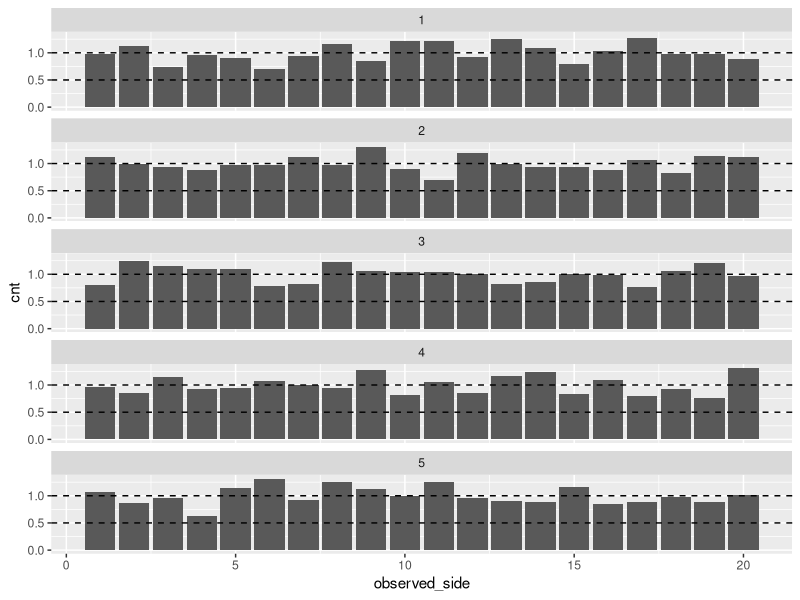

Reproduce this figure in R.
## ---- chunk 1
knitr::opts_chunk$set(echo = TRUE)
library(tidyverse)
## ---- chunk 2
set.seed(1234567)

n_rolls <- 1000
n_sides <- 20

for (run in 1:5){
  dfs <- data.frame(run = run, observed_side = sample(1:n_sides, size = n_rolls, replace = T, prob = rep(1/n_sides, n_sides)))
  if(run == 1)
    df <- dfs
  else{
    df <- rbind(df, dfs)
  }
}

df <- df %>%
  group_by(observed_side, run) %>%
  summarise(cnt = n()/(n_rolls/n_sides))

ggplot(df, aes(x = observed_side, y = cnt)) +
  geom_col() +
  facet_wrap(~ run, ncol = 1) + 
  geom_hline(yintercept = c(0.5, 1), linetype = "dashed")
